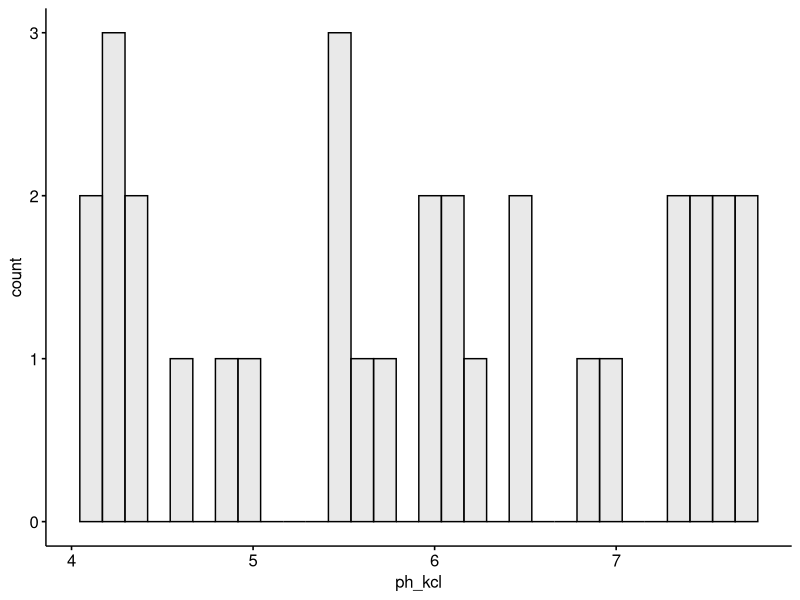
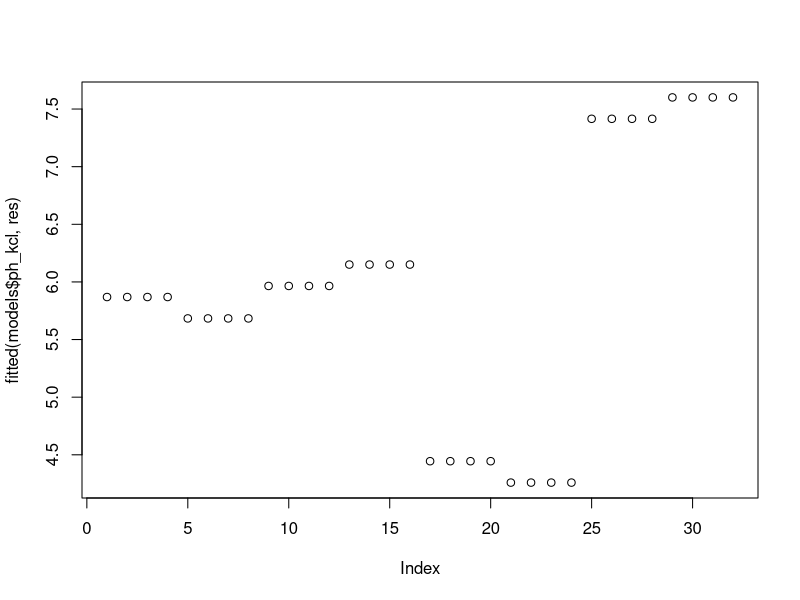
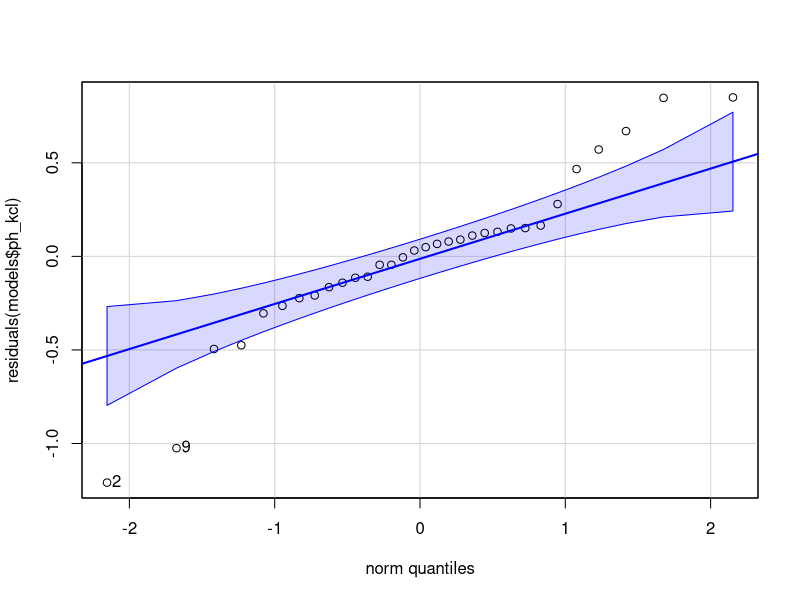

Recreate these plots in R, in order.
## ---- chunk 1
knitr::opts_chunk$set(message = FALSE, echo = FALSE, warning = FALSE)
## ---- chunk 2
library(tidyverse)
library(ggpubr)
library(car)
library(gridExtra)
library(flextable)
library(lme4)
library(multcomp)
library(emmeans)

## ---- chunk 3
lml <- read_csv2("MASTER_LML.csv")

lml$litter_sp <- factor(lml$litter_sp, levels=c("Alder","Hazel","Chestnut"))
lml$mesh_size <- factor(lml$mesh_size, levels=c("Fine","Medium","Coarse"))

mt <- read_csv2("MASTERFILE_decomp_10.csv")

mt_2 <- mt %>% mutate(age = 2021-year_of_landuse,
                      earthworms_2021 = compost_worms + soil_eating_worms + pendelaars)

mt_2 <- mt_2 %>% rowwise() %>% mutate(earthworms_2022 = sum(c_across(contains("Abundance"))))
mt_2 <- mt_2 %>% rename("vb_code" = "code")

mt_2_lu_loc <- mt_2 %>% dplyr::select(vb_code, landuse, location)

mt_3 <- mt_2 %>% filter(plot_nr < 5)

# join litter mass data with landuse & location data

lml_2 <- lml %>% left_join(mt_2_lu_loc, by ="vb_code")

# sum columns mites and earthworms
mt_4 <- cbind(mt_3, mites_sum = rowSums(mt_3[c('Mites_oribatid_kg','Mites_other_kg')]))
mt_4 <- cbind(mt_4, biomass_ew_total = rowSums(mt_3[c('Biomass_anecic','Biomass_endogeic','Biomass_epigeic','Biomass_juvenile')]))

## ---- chunk 4
# variables

vars <- mt_4 %>%
  dplyr::select(ph_kcl, som_percentage, b.d., moisture_percentage, NO2_NO3_mg_kg, NH4_mg_kg,
            Total_P_mg_kg, Olsen_P_mg_kg, earthworms_2022, biomass_ew_total,
            Springtails_nr_kg, Mites_oribatid_kg, Mites_other_kg, nr_nematodes_gr_dry,
            Bacteria_total, Microbial, Actinobacteria_total, Fungi_total, Total_plfa, AMF_NLFA) %>%
  names() %>%
  set_names()

# normality and equal variances

normality <- map(vars, ~gghistogram(mt_4, .x,  fill = 'lightgrey', na.rm=TRUE))
plots_list <- map(normality, ~.x)
# grid.arrange(grobs = plots_list, ncol = 2, nrow = 10)

variances_loc_lu <- map(vars, ~leveneTest(mt_4[[.x]] ~ landuse * location, data = mt_4))

variances_lu <- map(vars, ~leveneTest(mt_4[[.x]] ~ landuse, data = mt_4))

# tab_var <- mt_4 %>% group_by(landuse, location) %>% 
#   dplyr::select(ph_kcl, som_percentage, b.d.,                                                
#                 moisture_percentage, 
#                 NO2_NO3_mg_kg, NH4_mg_kg, Total_P_mg_kg, Olsen_P_mg_kg, earthworms_2022, 
#                 biomass_ew_total, Springtails_nr_kg, Mites_oribatid_kg, Mites_other_kg, 
#                 nr_nematodes_gr_dry,Bacteria_total, Microbial, Actinobacteria_total, 
#                 Fungi_total, Total_plfa, AMF_NLFA) %>% 
#           summarize_all(var, na.rm=TRUE) %>% mutate(across(where(is.numeric), round, 1))
# 
# tab_var %>% pivot_longer(cols=c(ph_kcl:AMF_NLFA)) %>% 
#                   pivot_wider(names_from = c(landuse,location),values_from = value) %>%
#             flextable()  %>%
#             set_table_properties(layout = "autofit")


## ---- chunk 5
# list of model outputs ANOVA
models <- list()
for (i in c('ph_kcl','som_percentage','b.d.','moisture_percentage','NO2_NO3_mg_kg','NH4_mg_kg',
            'Total_P_mg_kg','Olsen_P_mg_kg','earthworms_2022','biomass_ew_total',
            'Springtails_nr_kg','Mites_oribatid_kg','Mites_other_kg','nr_nematodes_gr_dry',
            'Bacteria_total','Microbial','Actinobacteria_total','Fungi_total','Total_plfa','AMF_NLFA')) {
  f <- formula(paste(i,"~ landuse + (1|location)"))
  models[[i]] <- lmer(f, data=mt_4, na.action = "na.omit")
}
## ---- chunk 6
mt_4 %>% group_by(landuse) %>% summarize(mean=mean(ph_kcl),sd=sd(ph_kcl),var=var(ph_kcl))
variances_loc_lu$ph_kcl
# par(mfrow=c(1,2))
normality$ph_kcl
# mt_4 %>% group_by(landuse) %>% ggplot(x=landuse, y=ph_kcl, color=landuse) + geom_boxplot()
plot(fitted(models$ph_kcl, res))
qqPlot(residuals(models$ph_kcl))
# ggarrange(n,b,r,q, ncol = 2, nrow = 2)
cld(lsmeans(models$ph_kcl,~ landuse, adjust="tukey"), Letters = c(letters))
shapiro.test(residuals(models$ph_kcl))
